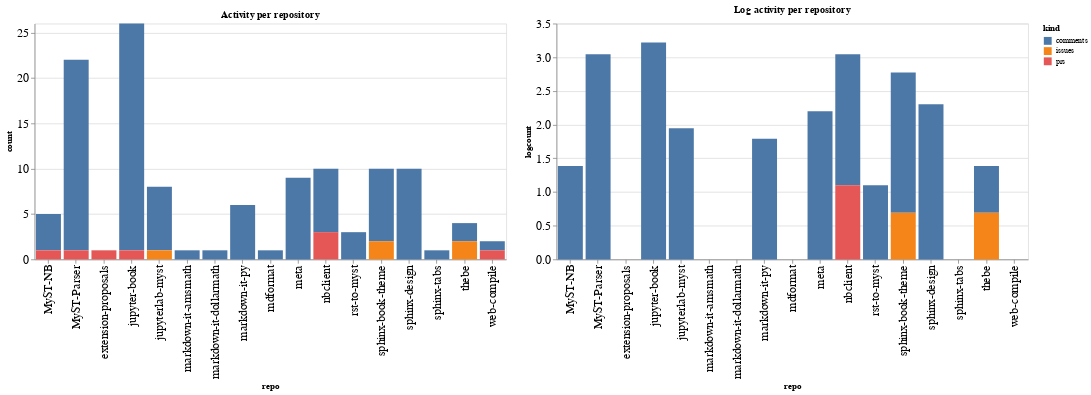

The cell this chart's notebook holds for it:
### Code cell
ch1 = alt.Chart(repo_summaries, width=600, title="Activity per repository").mark_bar().encode(
    x='repo',
    y='count',
    color='kind',
    tooltip="kind"
)

ch2 = alt.Chart(repo_summaries, width=600, title="Log activity per repository").mark_bar().encode(
    x='repo',
    y='logcount',
    color='kind',
    tooltip="kind"
)

ch1 | ch2

### Figure 1 — Vega-Lite specification as saved in the notebook (floating-point values rounded to 4 significant figures)
{"config": {"axisLeft": {"labelFontSize": 15}, "axisBottom": {"labelFontSize": 15}}, "hconcat": [{"mark": "bar", "encoding": {"color": {"type": "nominal", "field": "kind"}, "tooltip": {"type": "nominal", "field": "kind"}, "x": {"type": "nominal", "field": "repo"}, "y": {"type": "quantitative", "field": "count"}}, "title": "Activity per repository", "width": 600}, {"mark": "bar", "encoding": {"color": {"type": "nominal", "field": "kind"}, "tooltip": {"type": "nominal", "field": "kind"}, "x": {"type": "nominal", "field": "repo"}, "y": {"type": "quantitative", "field": "logcount"}}, "title": "Log activity per repository", "width": 600}], "data": {"name": "data-352d43469d59d80c1fe0f927e3f852e2"}, "$schema": "https://vega.github.io/schema/vega-lite/v4.8.1.json", "datasets": {"data-352d43469d59d80c1fe0f927e3f852e2": [{"repo": "MyST-NB", "kind": "comments", "count": 4, "logcount": 1.386}, {"repo": "MyST-NB", "kind": "prs", "count": 1, "logcount": 0.0}, {"repo": "MyST-Parser", "kind": "comments", "count": 21, "logcount": 3.045}, {"repo": "MyST-Parser", "kind": "prs", "count": 1, "logcount": 0.0}, {"repo": "extension-proposals", "kind": "prs", "count": 1, "logcount": 0.0}, {"repo": "jupyter-book", "kind": "comments", "count": 25, "logcount": 3.219}, {"repo": "jupyter-book", "kind": "prs", "count": 1, "logcount": 0.0}, {"repo": "jupyterlab-myst", "kind": "comments", "count": 7, "logcount": 1.946}, {"repo": "jupyterlab-myst", "kind": "issues", "count": 1, "logcount": 0.0}, {"repo": "markdown-it-amsmath", "kind": "comments", "count": 1, "logcount": 0.0}, {"repo": "markdown-it-dollarmath", "kind": "comments", "count": 1, "logcount": 0.0}, {"repo": "markdown-it-py", "kind": "comments", "count": 6, "logcount": 1.792}, {"repo": "mdformat", "kind": "comments", "count": 1, "logcount": 0.0}, {"repo": "meta", "kind": "comments", "count": 9, "logcount": 2.197}, {"repo": "nbclient", "kind": "comments", "count": 7, "logcount": 1.946}, {"repo": "nbclient", "kind": "prs", "count": 3, "logcount": 1.099}, {"repo": "rst-to-myst", "kind": "comments", "count": 3, "logcount": 1.099}, {"repo": "sphinx-book-theme", "kind": "comments", "count": 8, "logcount": 2.079}, {"repo": "sphinx-book-theme", "kind": "issues", "count": 2, "logcount": 0.6931}, {"repo": "sphinx-design", "kind": "comments", "count": 10, "logcount": 2.303}, {"repo": "sphinx-tabs", "kind": "comments", "count": 1, "logcount": 0.0}, {"repo": "thebe", "kind": "comments", "count": 2, "logcount": 0.6931}, {"repo": "thebe", "kind": "issues", "count": 2, "logcount": 0.6931}, {"repo": "web-compile", "kind": "comments", "count": 1, "logcount": 0.0}, {"repo": "web-compile", "kind": "prs", "count": 1, "logcount": 0.0}]}}
